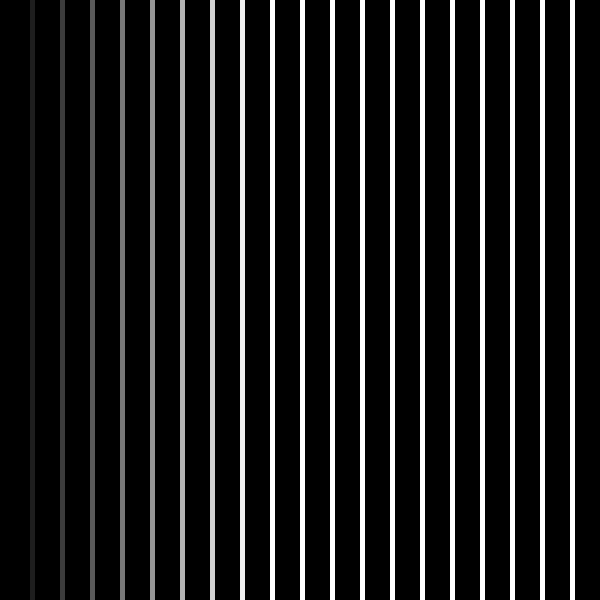
Frame 1 (no input)
Frame 60 (the mouse pressed at the canvas centre just before this capture): identical to frame 1, image omitted
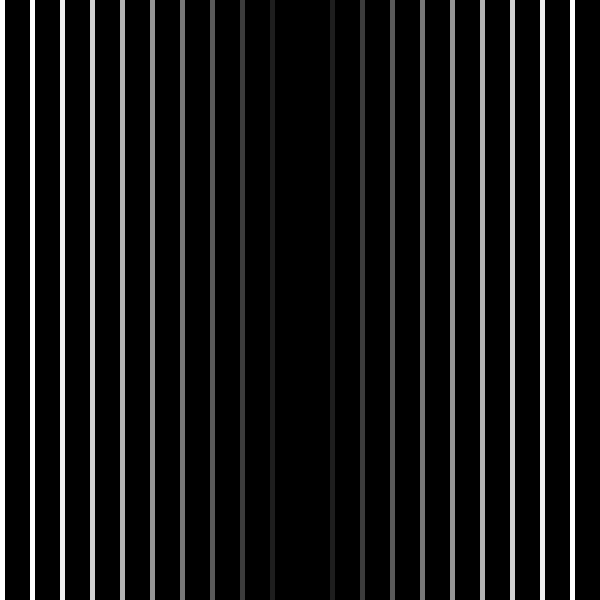
Frame 120 (the mouse held since frame 60 and released just before this capture)

The Processing sketch that drew these frames (run headless with seeded random() and noise(); from frame 60 on, the mouse is pressed at the canvas centre):

// Processing sketch: processing_141915
// ── processing_141915.pde

void setup () {
  size (600,600);
  background(0);
 
}

void draw (){
background (0);

int i = 0;

while (i < width)
{
  noStroke();
  float distance = abs (mouseX - i);
  
  
  fill(distance);
  rect(i,0,5,height);
  
  i+= 30;
  }

}
